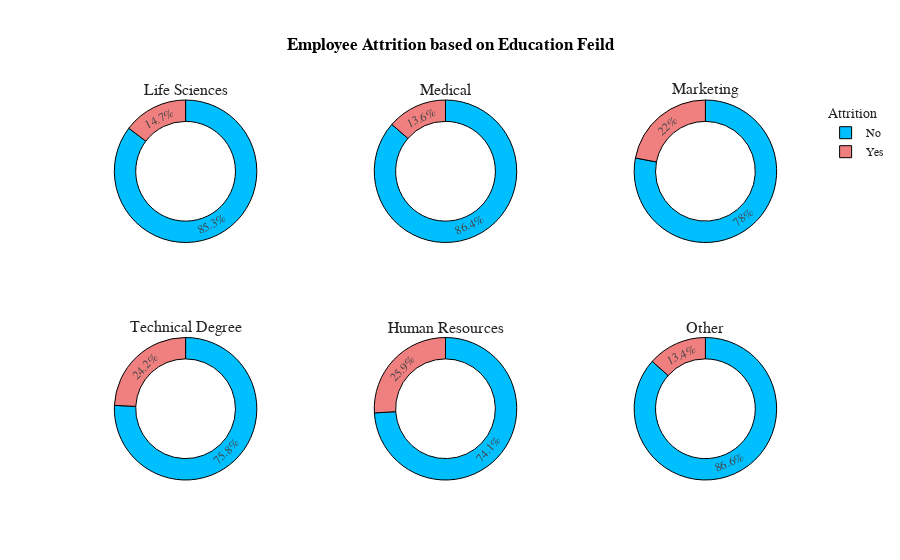

Notebook cell for this chart:
### Code cell
bus=df.groupby(['EducationField','Attrition'],as_index=False)['Age'].count()
bus.rename(columns={'Age':'Count'},inplace=True)
fig=go.Figure()
fig = make_subplots(rows=2, cols=3, specs=[[{"type": "pie"}, {"type": "pie"}, {"type": "pie"}],[{"type": "pie"}, {"type": "pie"}, {"type": "pie"}]],subplot_titles=('Life Sciences', 'Medical','Marketing','Technical Degree','Human Resources','Other'))

fig.add_trace(go.Pie(values=bus[bus['EducationField']=='Life Sciences']['Count'],labels=bus[bus['EducationField']=='Life Sciences']['Attrition'],hole=0.7,marker_colors=['DeepSkyBlue','LightCoral'],name='Life Sciences',showlegend=False),row=1,col=1)
fig.add_trace(go.Pie(values=bus[bus['EducationField']=='Medical']['Count'],labels=bus[bus['EducationField']=='Medical']['Attrition'],hole=0.7,marker_colors=['DeepSkyBlue','LightCoral'],name='Medical',showlegend=False),row=1,col=2)
fig.add_trace(go.Pie(values=bus[bus['EducationField']=='Marketing']['Count'],labels=bus[bus['EducationField']=='Marketing']['Attrition'],hole=0.7,marker_colors=['DeepSkyBlue','LightCoral'],name='Marketing',showlegend=True),row=1,col=3)
fig.add_trace(go.Pie(values=bus[bus['EducationField']=='Technical Degree']['Count'],labels=bus[bus['EducationField']=='Technical Degree']['Attrition'],hole=0.7,marker_colors=['DeepSkyBlue','LightCoral'],name='Technical Degree',showlegend=False),row=2,col=1)
fig.add_trace(go.Pie(values=bus[bus['EducationField']=='Human Resources']['Count'],labels=bus[bus['EducationField']=='Human Resources']['Attrition'],hole=0.7,marker_colors=['DeepSkyBlue','LightCoral'],name='Human Resources',showlegend=False),row=2,col=2)
fig.add_trace(go.Pie(values=bus[bus['EducationField']=='Other']['Count'],labels=bus[bus['EducationField']=='Other']['Attrition'],hole=0.7,marker_colors=['DeepSkyBlue','LightCoral'],name='Other',showlegend=False),row=2,col=3)

fig.update_layout(title_x=0.5,template='simple_white',showlegend=True,legend_title_text="Attrition",title_text='<b style="color:black; font-size:100%;">Employee Attrition based on Education Feild',font_family="Times New Roman",title_font_family="Times New Roman")
fig.update_traces(marker=dict(line=dict(color='#000000', width=1)))

### Figure 1 — Plotly figure (JSON) as saved in the notebook; plotly's stock layout.template omitted (floating-point values rounded to 4 significant figures)
{"data": [{"domain": {"x": [0, 0.2889], "y": [0.625, 1]}, "hole": 0.7, "labels": ["No", "Yes"], "marker": {"colors": ["DeepSkyBlue", "LightCoral"], "line": {"color": "#000000", "width": 1}}, "name": "Life Sciences", "showlegend": false, "type": "pie", "values": [517, 89]}, {"domain": {"x": [0.3556, 0.6444], "y": [0.625, 1]}, "hole": 0.7, "labels": ["No", "Yes"], "marker": {"colors": ["DeepSkyBlue", "LightCoral"], "line": {"color": "#000000", "width": 1}}, "name": "Medical", "showlegend": false, "type": "pie", "values": [401, 63]}, {"domain": {"x": [0.7111, 1], "y": [0.625, 1]}, "hole": 0.7, "labels": ["No", "Yes"], "marker": {"colors": ["DeepSkyBlue", "LightCoral"], "line": {"color": "#000000", "width": 1}}, "name": "Marketing", "showlegend": true, "type": "pie", "values": [124, 35]}, {"domain": {"x": [0, 0.2889], "y": [0, 0.375]}, "hole": 0.7, "labels": ["No", "Yes"], "marker": {"colors": ["DeepSkyBlue", "LightCoral"], "line": {"color": "#000000", "width": 1}}, "name": "Technical Degree", "showlegend": false, "type": "pie", "values": [100, 32]}, {"domain": {"x": [0.3556, 0.6444], "y": [0, 0.375]}, "hole": 0.7, "labels": ["No", "Yes"], "marker": {"colors": ["DeepSkyBlue", "LightCoral"], "line": {"color": "#000000", "width": 1}}, "name": "Human Resources", "showlegend": false, "type": "pie", "values": [20, 7]}, {"domain": {"x": [0.7111, 1], "y": [0, 0.375]}, "hole": 0.7, "labels": ["No", "Yes"], "marker": {"colors": ["DeepSkyBlue", "LightCoral"], "line": {"color": "#000000", "width": 1}}, "name": "Other", "showlegend": false, "type": "pie", "values": [71, 11]}], "layout": {"annotations": [{"font": {"size": 16}, "showarrow": false, "text": "Life Sciences", "x": 0.1444, "xanchor": "center", "xref": "paper", "y": 1, "yanchor": "bottom", "yref": "paper"}, {"font": {"size": 16}, "showarrow": false, "text": "Medical", "x": 0.5, "xanchor": "center", "xref": "paper", "y": 1, "yanchor": "bottom", "yref": "paper"}, {"font": {"size": 16}, "showarrow": false, "text": "Marketing", "x": 0.8556, "xanchor": "center", "xref": "paper", "y": 1, "yanchor": "bottom", "yref": "paper"}, {"font": {"size": 16}, "showarrow": false, "text": "Technical Degree", "x": 0.1444, "xanchor": "center", "xref": "paper", "y": 0.375, "yanchor": "bottom", "yref": "paper"}, {"font": {"size": 16}, "showarrow": false, "text": "Human Resources", "x": 0.5, "xanchor": "center", "xref": "paper", "y": 0.375, "yanchor": "bottom", "yref": "paper"}, {"font": {"size": 16}, "showarrow": false, "text": "Other", "x": 0.8556, "xanchor": "center", "xref": "paper", "y": 0.375, "yanchor": "bottom", "yref": "paper"}], "autosize": true, "font": {"family": "Times New Roman"}, "legend": {"title": {"text": "Attrition"}}, "showlegend": true, "title": {"font": {"family": "Times New Roman"}, "text": "<b style=\"color:black; font-size:100%;\">Employee Attrition based on Education Feild", "x": 0.5}}}
